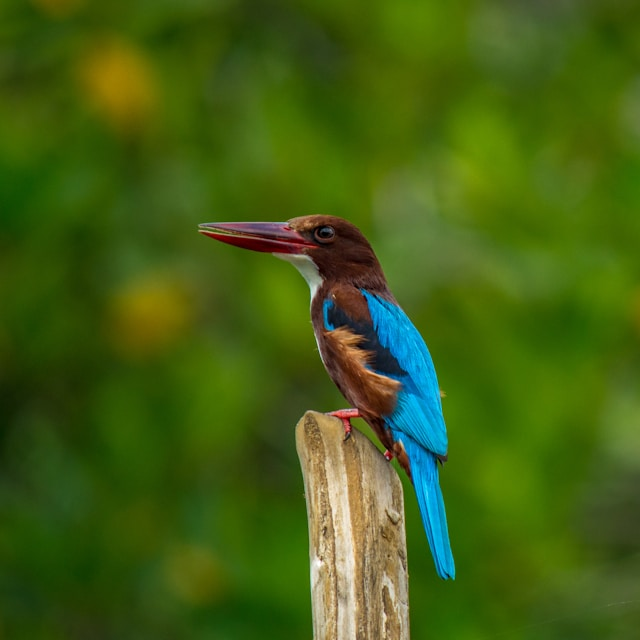
#> input picture images/img5.1.jpg, 640 x 640 px
$ python dft.py
#> lines starting #> are read from the running program, lines starting #| are printed output that depends on the picture; after the words box and inside, x2 and y2 are one past the last pixel; in counts of white or black regions, pixels touching at a corner belong together
import cv2
import numpy as np
import matplotlib.pyplot as plt

def main():
    img = cv2.imread("../images/img5.1.jpg")
#> img is the input picture: shape (640, 640, 3); mean B, G, R 20.1, 95, 66.7
    img = cv2.resize(img, (128, 128))
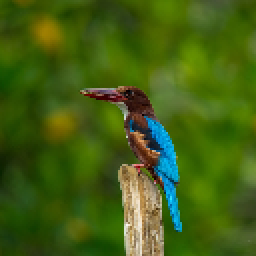
#> img: shape (128, 128, 3) (shown 2 times larger); mean B, G, R 20.1, 95, 66.7
    img = cv2.cvtColor(img, cv2.COLOR_BGR2GRAY)
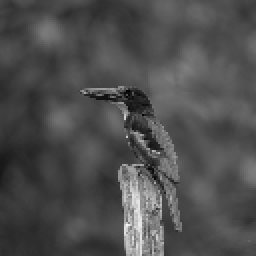
#> img: shape (128, 128) (shown 2 times larger); min 1, max 247, mean 78
    result = calc_dft_2d(img)

    dft_shifted_image = shift_dft_2d(result)
    magnitude_spectrum = np.log(np.abs(dft_shifted_image) + 1)

    img_lp, img_hp = apply_filter(dft_shifted_image)

    plt.subplot(221), plt.imshow(img, cmap='gray')
    plt.title('Input Image'), plt.xticks([]), plt.yticks([])
    plt.subplot(222), plt.imshow(magnitude_spectrum, cmap='gray')
    plt.title('Magnitude Spectrum'), plt.xticks([]), plt.yticks([])
    plt.subplot(223), plt.imshow(img_lp, cmap='gray')
    plt.title('Low Pass Filter'), plt.xticks([]), plt.yticks([])
    plt.subplot(224), plt.imshow(img_hp, cmap='gray')
    plt.title('High Pass Filter'), plt.xticks([]), plt.yticks([])
    plt.show()

def calc_dft_1d(x):
    n = len(x)
    output_x = np.zeros(n, dtype=np.complex128)
    for i in range(n):
        sum_val = 0.0
        for j in range(n):
            angle = -2 * np.pi * i * j / n
            sum_val += x[j] * np.exp(1j * angle)
        output_x[i] = sum_val
    return output_x

def calc_dft_2d(image):
    m, n = image.shape
#> m = 128; n = 128

    temp = np.zeros((m, n), dtype=np.complex128)

    for i in range(m):
        temp[i, :] = calc_dft_1d(image[i, :])

    dft_image = np.zeros((m, n), dtype=np.complex128)

    for j in range(n):
        dft_image[:, j] = calc_dft_1d(temp[:, j])

    return dft_image

def calc_idft_1d(x):
    n = len(x)
    output_x = np.zeros(n, dtype=np.complex128)
    for i in range(n):
        sum_val = 0.0
        for j in range(n):
            angle = 2 * np.pi * i * j / n
            sum_val += x[j] * np.exp(1j * angle)
        output_x[i] = sum_val

    return output_x / n

def calc_idft_2d(dft_image):
    m, n = dft_image.shape
    temp = np.zeros((m, n), dtype=np.complex128)

    for i in range(m):
        temp[i, :] = calc_idft_1d(dft_image[i, :])

    idft_image = np.zeros((m, n), dtype=np.complex128)

    for j in range(n):
        idft_image[:, j] = calc_idft_1d(temp[:, j])

    return idft_image

def shift_dft_2d(dft_image):
    m, n = dft_image.shape
#> m = 128; n = 128
    mid_m, mid_n = m // 2, n // 2
#> mid_m = 64; mid_n = 64
#> in main, `magnitude_spectrum = np.log(np.abs(dft_shifted_image) + 1)`:
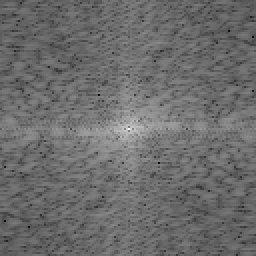
#> magnitude_spectrum: shape (128, 128) float64 (shown 2 times larger); min 1.35, max 14.06, mean 6.76; drawn with min black and max white

    dft_shifted_image = np.zeros_like(dft_image)

    top_left = dft_image[0:mid_m, 0:mid_n]
    top_right = dft_image[0:mid_m, mid_n:n]
    bottom_left = dft_image[mid_m:m, 0:mid_n]
    bottom_right = dft_image[mid_m:m, mid_n:n]

    dft_shifted_image[0:mid_m, 0:mid_n] = bottom_right
    dft_shifted_image[bottom_right.shape[0]:m, bottom_right.shape[1]:n] = top_left
    dft_shifted_image[0:mid_m, mid_n:n] = bottom_left
    dft_shifted_image[mid_m:m, 0:mid_n] = top_right

    return dft_shifted_image

def apply_filter(dft_shifted_image):
    m, n = dft_shifted_image.shape
#> m = 128; n = 128
    mid_m, mid_n = m // 2, n // 2
#> mid_m = 64; mid_n = 64
    cutoff_radius = 30

    mask_lp = np.zeros((m, n), np.float32)
    cv2.circle(mask_lp, (mid_m, mid_n), cutoff_radius, (1, 1), -1)
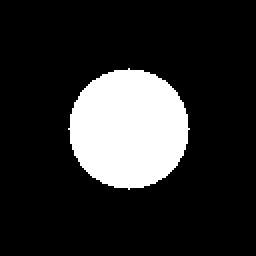
#> mask_lp: shape (128, 128) float32 (shown 2 times larger); values 0 (black) and 1 (white), 17.2% white; 1 white region, box (x1, y1, x2, y2) and area: (34, 34, 95, 95) 2821

    mask_hp = 1 - mask_lp

    filtered_image_lp = dft_shifted_image * mask_lp
    f_ishift_lp = shift_dft_2d(filtered_image_lp)
    img_back_lp = calc_idft_2d(f_ishift_lp)
    img_back_lp = np.abs(img_back_lp)
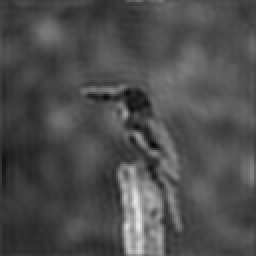
#> img_back_lp: shape (128, 128) float64 (shown 2 times larger); min 5.02, max 233.6, mean 78

    filtered_image_hp = dft_shifted_image * mask_hp
    f_ishift_hp = shift_dft_2d(filtered_image_hp)
    img_back_hp = calc_idft_2d(f_ishift_hp)
    img_back_hp = np.abs(img_back_hp)
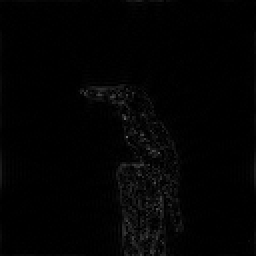
#> img_back_hp: shape (128, 128) float64 (shown 2 times larger); min 0.000103, max 104.1, mean 3.4

    return img_back_lp, img_back_hp

if __name__ == "__main__":
    main()
